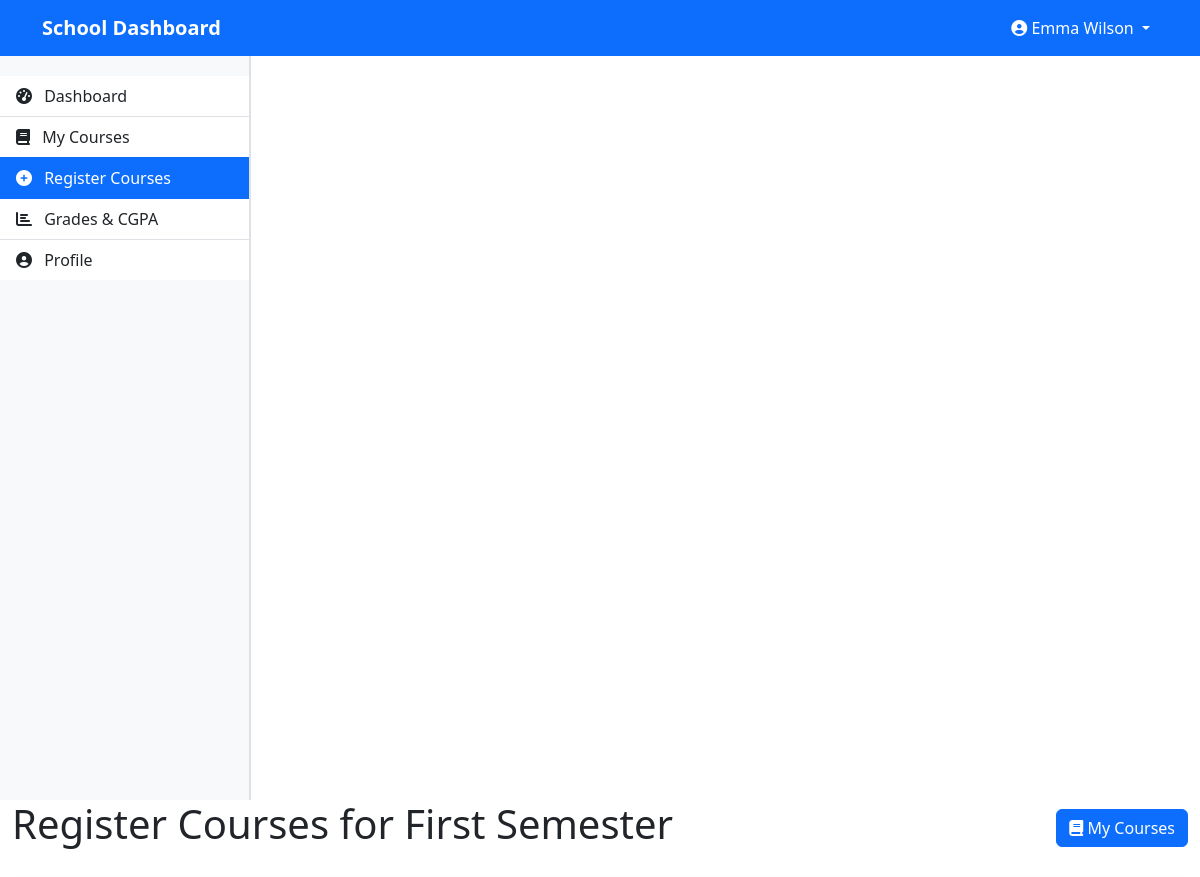
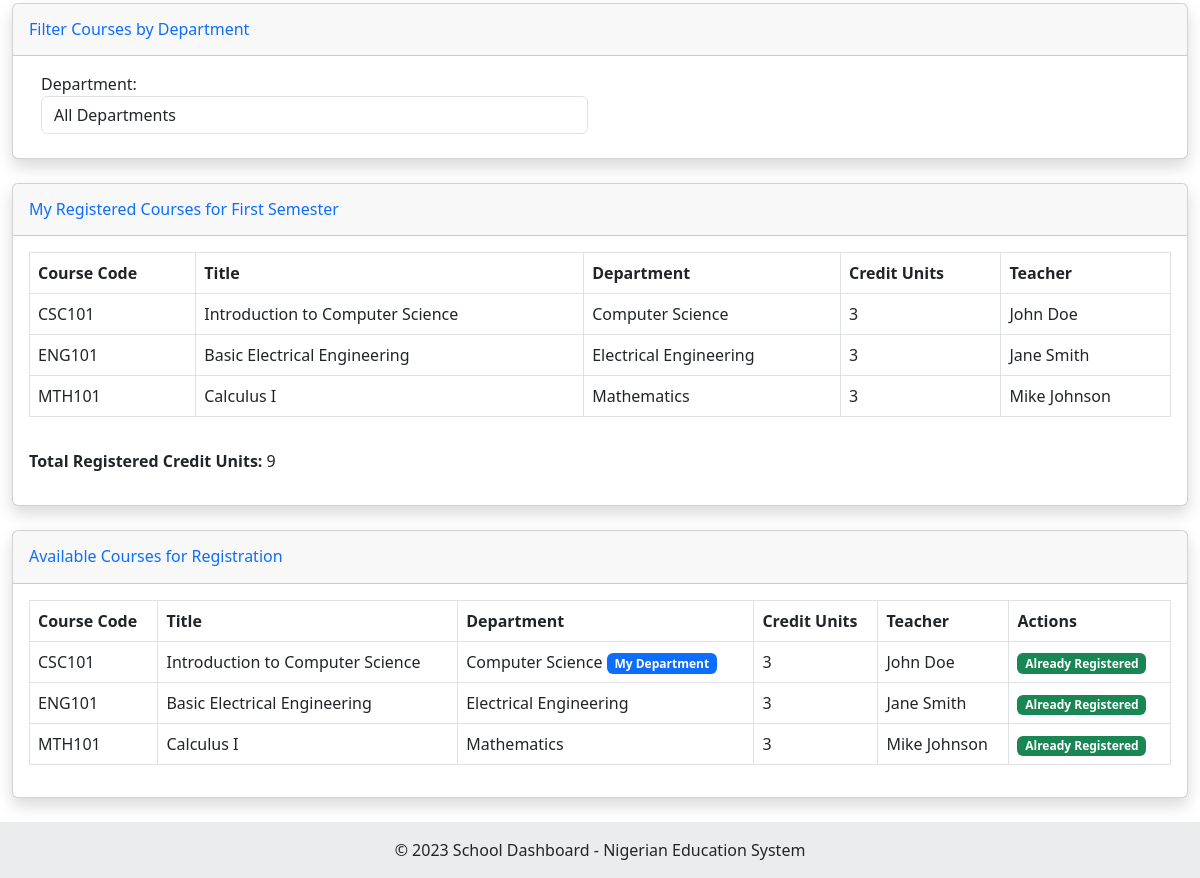
The page /student/register_courses.php (signed in) on the database its author committed (2 pictures, top to bottom).
### tables this page shows
CREATE TABLE IF NOT EXISTS semesters (
    id INT AUTO_INCREMENT PRIMARY KEY,
    name VARCHAR(50) NOT NULL,
    is_current BOOLEAN DEFAULT FALSE
);

CREATE TABLE IF NOT EXISTS student_courses (
    id INT AUTO_INCREMENT PRIMARY KEY,
    student_id INT NOT NULL,
    course_id INT NOT NULL,
    semester_id INT NOT NULL,
    registered_at TIMESTAMP DEFAULT CURRENT_TIMESTAMP,
    FOREIGN KEY (student_id) REFERENCES users(id),
    FOREIGN KEY (course_id) REFERENCES courses(id),
    FOREIGN KEY (semester_id) REFERENCES semesters(id)
);

CREATE TABLE IF NOT EXISTS courses (
    id INT AUTO_INCREMENT PRIMARY KEY,
    course_code VARCHAR(20) NOT NULL,
    title VARCHAR(100) NOT NULL,
    department_id INT NOT NULL,
    semester_id INT NOT NULL,
    credit_units INT NOT NULL,
    teacher_id INT,
    FOREIGN KEY (department_id) REFERENCES departments(id),
    FOREIGN KEY (semester_id) REFERENCES semesters(id),
    FOREIGN KEY (teacher_id) REFERENCES users(id)
);

CREATE TABLE IF NOT EXISTS departments (
    id INT AUTO_INCREMENT PRIMARY KEY,
    name VARCHAR(100) NOT NULL,
    created_at TIMESTAMP DEFAULT CURRENT_TIMESTAMP
);

CREATE TABLE IF NOT EXISTS users (
    id INT AUTO_INCREMENT PRIMARY KEY,
    full_name VARCHAR(100) NOT NULL,
    email VARCHAR(100) NOT NULL UNIQUE,
    password VARCHAR(255) NOT NULL,
    user_type_id INT NOT NULL,
    department_id INT,
    age INT,
    profile_picture VARCHAR(255) DEFAULT 'default.jpg',
    created_at TIMESTAMP DEFAULT CURRENT_TIMESTAMP,
    FOREIGN KEY (user_type_id) REFERENCES user_types(id),
    FOREIGN KEY (department_id) REFERENCES departments(id)
);

### classes/Database.php (called while the page is built, shortened)
<?php
class Database {
    private $host = "localhost";
    private $username = "root";
    private $password = "";
    private $database = "school_dashboard";
    private $conn;
    public function __construct() {
        $this->conn = new mysqli($this->host, $this->username, $this->password, $this->database);
    }
    public function query($sql) {
        return $this->conn->query($sql);
    }
    public function prepare($sql) {
        return $this->conn->prepare($sql);
    }
}
?>

### classes/Semester.php (called while the page is built, shortened)
<?php
require_once 'Database.php';
class Semester {
    private $db;
    public function __construct() {
        $this->db = new Database();
    }
    public function getCurrentSemester() {
        $sql = "SELECT * FROM semesters WHERE is_current = 1 LIMIT 1";
        $result = $this->db->query($sql);
        if ($result->num_rows === 1) {
            return $result->fetch_assoc();
        }
        return false;
    }
}
?>

### classes/User.php (called while the page is built, shortened)
<?php
require_once 'Database.php';
class User {
    private $db;
    public function __construct() {
        $this->db = new Database();
    }
    public function getUserById($id) {
        $sql = "SELECT u.*, d.name as department_name
                FROM users u
                LEFT JOIN departments d ON u.department_id = d.id
                WHERE u.id = ?";
        $stmt = $this->db->prepare($sql);
        $stmt->bind_param("i", $id);
        $stmt->execute();
        $result = $stmt->get_result();
        if ($result->num_rows === 1) {
            return $result->fetch_assoc();
        }
        return false;
    }
}
?>

### classes/SessionManager.php (called while the page is built, shortened)
<?php
class SessionManager {
    public static function getUserId() {
        return isset($_SESSION['user_id']) ? $_SESSION['user_id'] : null;
    }
}
?>

### classes/Course.php (called while the page is built, shortened)
<?php
require_once 'Database.php';
class Course {
    private $db;
    public function __construct() {
        $this->db = new Database();
    }
    public function getCoursesBySemesterId($semester_id) {
        $sql = "SELECT c.*, d.name as department_name, s.name as semester_name, u.full_name as teacher_name
                FROM courses c
                LEFT JOIN departments d ON c.department_id = d.id
                LEFT JOIN semesters s ON c.semester_id = s.id
                LEFT JOIN users u ON c.teacher_id = u.id
                WHERE c.semester_id = ?";
        $stmt = $this->db->prepare($sql);
        $stmt->bind_param("i", $semester_id);
        $stmt->execute();
        $result = $stmt->get_result();
        $courses = [];
        while ($row = $result->fetch_assoc()) {
            $courses[] = $row;
        }
        return $courses;
    }
    public function getStudentCourses($student_id) {
        $sql = "SELECT c.*, d.name as department_name, s.name as semester_name, u.full_name as teacher_name, sc.id as registration_id
                FROM student_courses sc
                JOIN courses c ON sc.course_id = c.id
                LEFT JOIN departments d ON c.department_id = d.id
                LEFT JOIN semesters s ON c.semester_id = s.id
                LEFT JOIN users u ON c.teacher_id = u.id
                WHERE sc.student_id = ?";
        $stmt = $this->db->prepare($sql);
        $stmt->bind_param("i", $student_id);
        $stmt->execute();
        $result = $stmt->get_result();
        $courses = [];
        while ($row = $result->fetch_assoc()) {
            $courses[] = $row;
        }
        return $courses;
    }
}
?>

### student/register_courses.php (the view, shortened to what this page needs)
<?php
require_once '../classes/SessionManager.php';
require_once '../classes/User.php';
require_once '../classes/Course.php';
require_once '../classes/Semester.php';
$user_id = SessionManager::getUserId();
$user = new User();
$userData = $user->getUserById($user_id);
$course = new Course();
$semester = new Semester();
$currentSemester = $semester->getCurrentSemester();
$registeredCourses = $course->getStudentCourses($user_id);
$registeredCourseIds = [];
foreach ($registeredCourses as $rc) {
    if ($rc['semester_id'] == $currentSemester['id']) {
        $registeredCourseIds[] = $rc['id'];
    }
}
$selected_department_id = isset($_GET['department_id']) ? intval($_GET['department_id']) : 0;
$availableCourses = $course->getCoursesBySemesterId($currentSemester['id']);
if ($selected_department_id > 0) {
    $filteredCourses = array_filter($availableCourses, function($course) use ($selected_department_id) {
        return $course['department_id'] == $selected_department_id;
    });
} else {
    $filteredCourses = $availableCourses;
}
include '../includes/header.php';
?>
<div class="container-fluid">
    <div class="d-flex justify-content-between align-items-center mb-4">
        <h1>Register Courses for <?php echo $currentSemester['name']; ?></h1>
        <a href="courses.php" class="btn btn-primary">
            <i class="fas fa-book"></i> My Courses
        </a>
    </div>
    <div class="card shadow mb-4">
        <div class="card-header py-3">
            <h6 class="m-0 font-weight-bold text-primary">Filter Courses by Department</h6>
        </div>
        <div class="card-body">
            <form method="GET" action="register_courses.php" class="form-inline">
                <div class="row">
                    <div class="col-md-6">
                        <div class="form-group mb-2">
                            <label for="department_id" class="me-2">Department:</label>
                            <select name="department_id" id="department_id" class="form-control" onchange="this.form.submit()">
                                <option value="0">All Departments</option>
                            </select>
                        </div>
                    </div>
                </div>
            </form>
        </div>
    </div>
    <div class="card shadow mb-4">
        <div class="card-header py-3">
            <h6 class="m-0 font-weight-bold text-primary">
                My Registered Courses for <?php echo $currentSemester['name']; ?>
            </h6>
        </div>
        <div class="card-body">
            <?php
            $currentSemesterCourses = array_filter($registeredCourses, function($c) use ($currentSemester) {
                return $c['semester_id'] == $currentSemester['id'];
            });
            ?>
            <?php if (empty($currentSemesterCourses)): ?>
                <div class="alert alert-info">
                    <p>You are not registered for any courses in the current semester.</p>
                </div>
            <?php else: ?>
                <div class="table-responsive">
                    <table class="table table-bordered" width="100%" cellspacing="0">
                        <thead>
                            <tr>
                                <th>Course Code</th>
                                <th>Title</th>
                                <th>Department</th>
                                <th>Credit Units</th>
                                <th>Teacher</th>
                            </tr>
                        </thead>
                        <tbody>
                            <?php foreach ($currentSemesterCourses as $c): ?>
                                <tr>
                                    <td><?php echo $c['course_code']; ?></td>
                                    <td><?php echo $c['title']; ?></td>
                                    <td><?php echo $c['department_name']; ?></td>
                                    <td><?php echo $c['credit_units']; ?></td>
                                    <td><?php echo $c['teacher_name']; ?></td>
                                </tr>
                            <?php endforeach; ?>
                        </tbody>
                    </table>
                </div>
                <?php
                $totalRegisteredCredits = 0;
                foreach ($currentSemesterCourses as $c) {
                    $totalRegisteredCredits += $c['credit_units'];
                }
                ?>
                <div class="mt-3">
                    <p><strong>Total Registered Credit Units:</strong> <?php echo $totalRegisteredCredits; ?></p>
                </div>
            <?php endif; ?>
        </div>
    </div>
    <div class="card shadow mb-4">
        <div class="card-header py-3">
            <h6 class="m-0 font-weight-bold text-primary">
                Available Courses for Registration
            </h6>
        </div>
        <div class="card-body">
            <?php if (empty($filteredCourses)): ?>
                <div class="alert alert-info">
                    <p>No courses available for the selected filter.</p>
                </div>
            <?php else: ?>
                <div class="table-responsive">
                    <table class="table table-bordered" width="100%" cellspacing="0">
                        <thead>
                            <tr>
                                <th>Course Code</th>
                                <th>Title</th>
                                <th>Department</th>
                                <th>Credit Units</th>
                                <th>Teacher</th>
                                <th>Actions</th>
                            </tr>
                        </thead>
                        <tbody>
                            <?php foreach ($filteredCourses as $c): ?>
                                <tr>
                                    <td><?php echo $c['course_code']; ?></td>
                                    <td><?php echo $c['title']; ?></td>
                                    <td>
                                        <?php echo $c['department_name']; ?>
                                        <?php if ($c['department_id'] == $userData['department_id']): ?>
                                            <span class="badge bg-primary">My Department</span>
                                        <?php endif; ?>
                                    </td>
                                    <td><?php echo $c['credit_units']; ?></td>
                                    <td><?php echo $c['teacher_name']; ?></td>
                                    <td>
                                        <?php if (in_array($c['id'], $registeredCourseIds)): ?>
                                            <span class="badge bg-success">Already Registered</span>
                                        <?php endif; ?>
                                    </td>
                                </tr>
                            <?php endforeach; ?>
                        </tbody>
                    </table>
                </div>
            <?php endif; ?>
        </div>
    </div>
</div>
<?php
include '../includes/footer.php';
?>

### includes/header.php (style rules this page uses)
body { min-height: 100vh; display: flex; flex-direction: column; overflow-x: hidden; margin: 0; padding: 0; }
.row { width: 100%; margin: 0; display: flex; flex-wrap: nowrap; }
.card { margin-bottom: 20px; box-shadow: 0 4px 6px rgba(0,0,0,0.1); }

### rows shown on the page
semesters: name "First Semester"
student_courses: course.course_code "CSC101", course.title "Introduction to Computer Science", departments.name "Computer Science", course.credit_units "3", users.full_name "John Doe"
student_courses: course.course_code "ENG101", course.title "Basic Electrical Engineering", departments.name "Electrical Engineering", course.credit_units "3", users.full_name "Jane Smith"
student_courses: course.course_code "MTH101", course.title "Calculus I", departments.name "Mathematics", course.credit_units "3", users.full_name "Mike Johnson"
courses: course_code "CSC101", title "Introduction to Computer Science", department.name "Computer Science", shows "My Department", credit_units "3", teacher.full_name "John Doe", shows "Already Registered"
courses: course_code "ENG101", title "Basic Electrical Engineering", department.name "Electrical Engineering", credit_units "3", teacher.full_name "Jane Smith", shows "Already Registered"
courses: course_code "MTH101", title "Calculus I", department.name "Mathematics", credit_units "3", teacher.full_name "Mike Johnson", shows "Already Registered"

### other values the page prints
SessionManager::getUserName() "Emma Wilson"
$totalRegisteredCredits "9"
